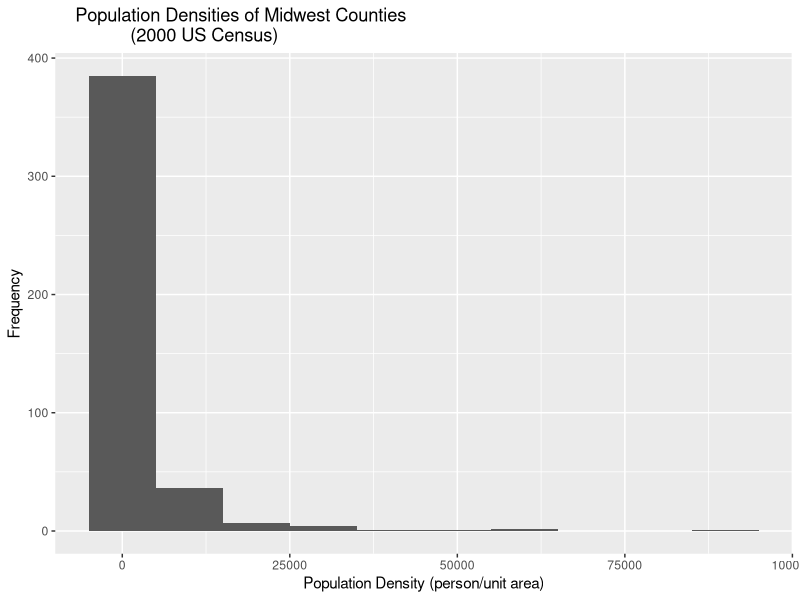
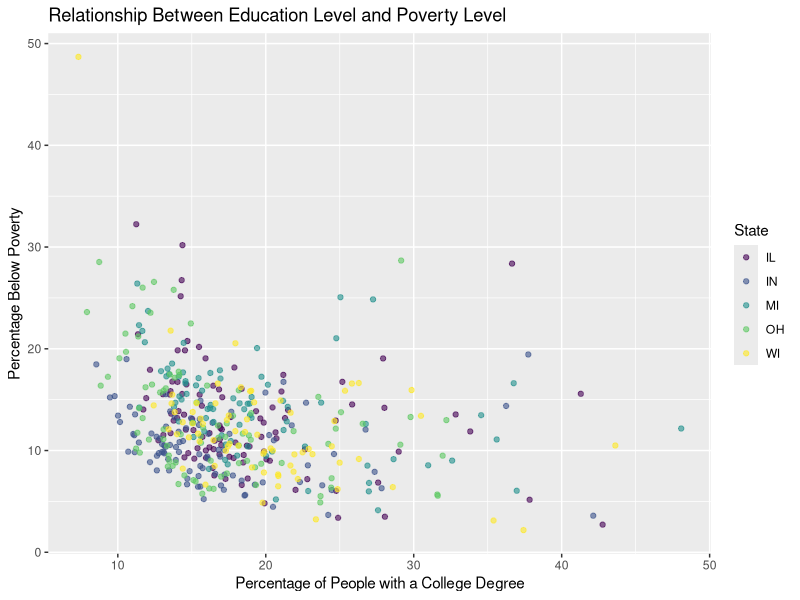
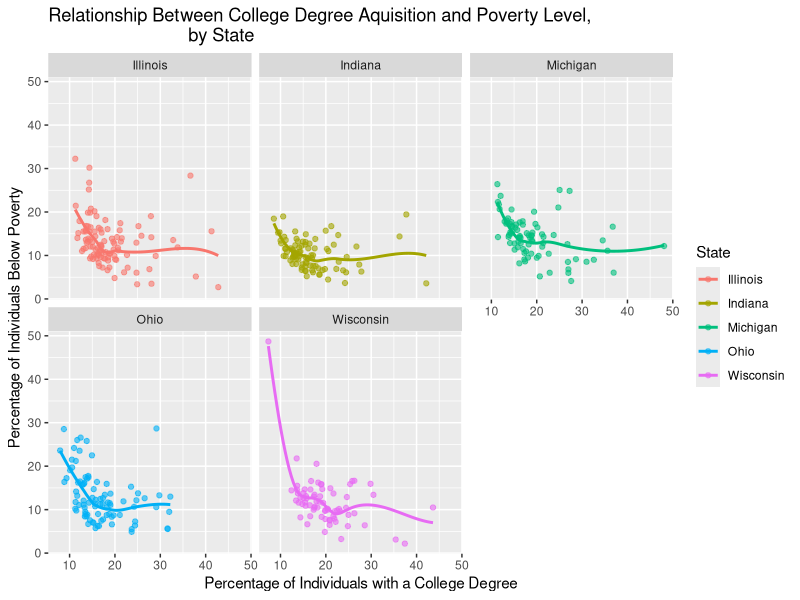
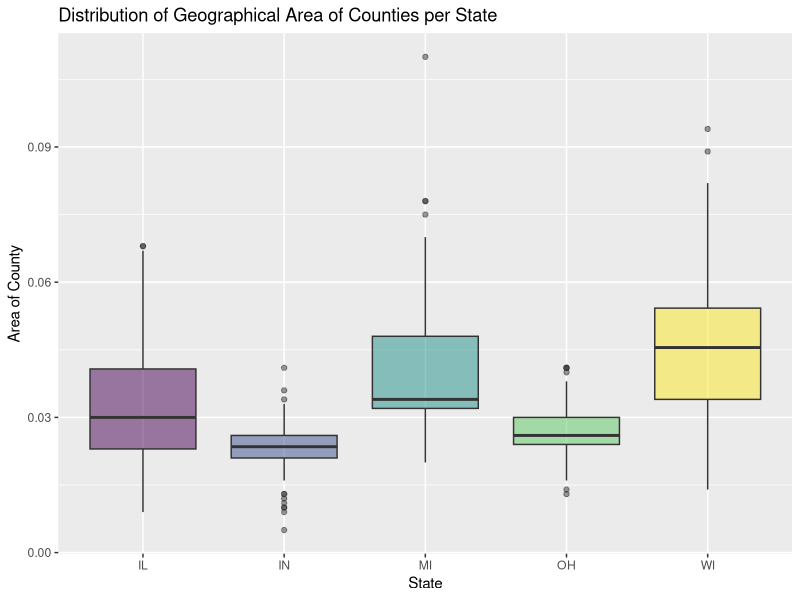
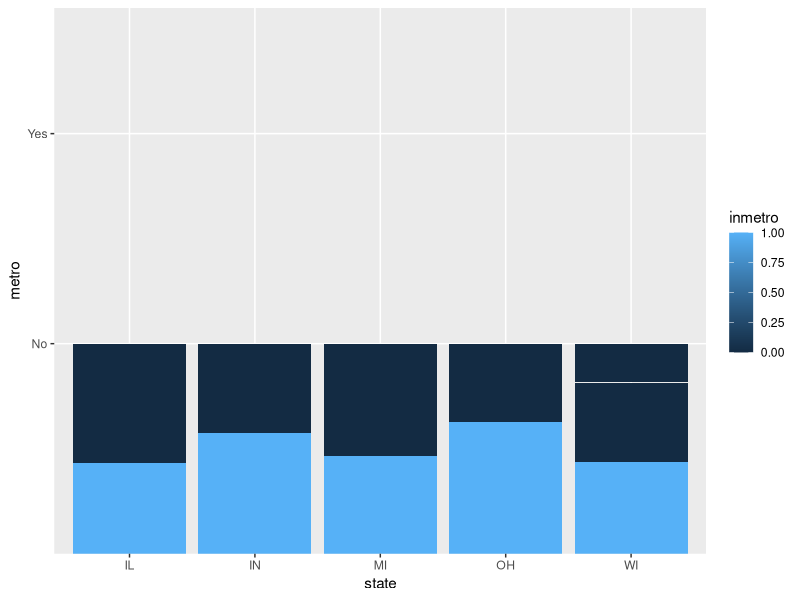
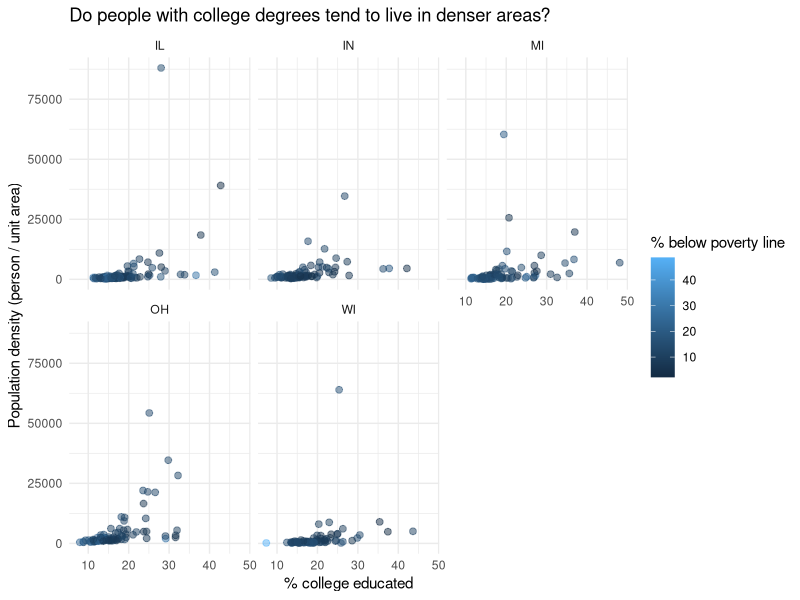

These figures' R source, in order:
## ---- chunk 1
#| label: load-packages
#| message: false

library(tidyverse)
library(viridis)

## ---- chunk 2
#| label: ex-1 histogram of population density
#| message: false

ggplot(data = midwest, 
       aes(x = popdensity)) +
  geom_histogram(binwidth = 10000) +
  labs(
    x = "Population Density (person/unit area)",
    y = "Frequency",
    title = 
      "    Population Densities of Midwest Counties
               (2000 US Census)"
    )

## ---- chunk 3
#| label: ex-2 scatterplot of education vs poverty level
#| message: false

ggplot(data = midwest, 
       aes(x = percollege,
           y = percbelowpoverty,
           color = state)) +
  geom_point(alpha = 0.6) +
  labs(
    x = "Percentage of People with a College Degree",
    y = "Percentage Below Poverty",
    title = "Relationship Between Education Level and Poverty Level",
    color = "State"
  ) +
  scale_color_viridis_d()

## ---- chunk 4
#| label: ex-4 scatterplots separated by state
#| message: false

state.labs <- c("Illinois", "Indiana", "Michigan", "Ohio", "Wisconsin")
names(state.labs) <- c("IL", "IN", "MI", "OH", "WI")

ggplot(data = midwest, 
       aes(x = percollege,
           y = percbelowpoverty,
           color = state)) +
  geom_point(alpha = 0.6) +
  facet_wrap(~state, 
             labeller = labeller(state = state.labs)
             ) +
  geom_smooth(se = FALSE) +
  scale_color_viridis_d() +
  labs(
    x = "Percentage of Individuals with a College Degree",
    y = "Percentage of Individuals Below Poverty ",
    title = "Relationship Between College Degree Aquisition and Poverty Level,
                            by State",
    color = "State"
    ) +
  scale_color_discrete(labels = state.labs)
## ---- chunk 5
state.labs <- c("Illinois", "Indiana", "Michigan", "Ohio", "Wisconsin")
names(state.labs) <- c("IL", "IN", "MI", "OH", "WI")

ggplot(data = midwest,
       aes(x = state,
           y = area,
           fill = state)
       ) +
  geom_boxplot(
    alpha = 0.5,
    show.legend = FALSE) +
  scale_fill_discrete(labels = state.labs) +
  labs(
    x = "State",
    y = "Area of County",
    title = "Distribution of Geographical Area of Counties per State",
    fill = "State",
    ) +
  scale_fill_viridis_d()
  
## ---- chunk 6

midwest <- midwest |> 
  mutate(metro = if_else(inmetro == 1, "Yes", "No"))

ggplot(data = midwest, aes(
       fill = inmetro,
       x = state, 
       y = metro
       )) +
  geom_bar(position = "fill", stat = "identity")
  
  
## ---- chunk 7

ggplot(data = midwest, 
       aes(x = percollege,
           y = popdensity,
           color = percbelowpoverty
       )) +
  geom_point(alpha = 0.5, size = 2) +
  facet_wrap(~state) +
  theme_minimal() +
  labs(
    x = "% college educated",
    y = "Population density (person / unit area)",
    title = "Do people with college degrees tend to live in denser areas?",
    color = "% below poverty line"
  )
